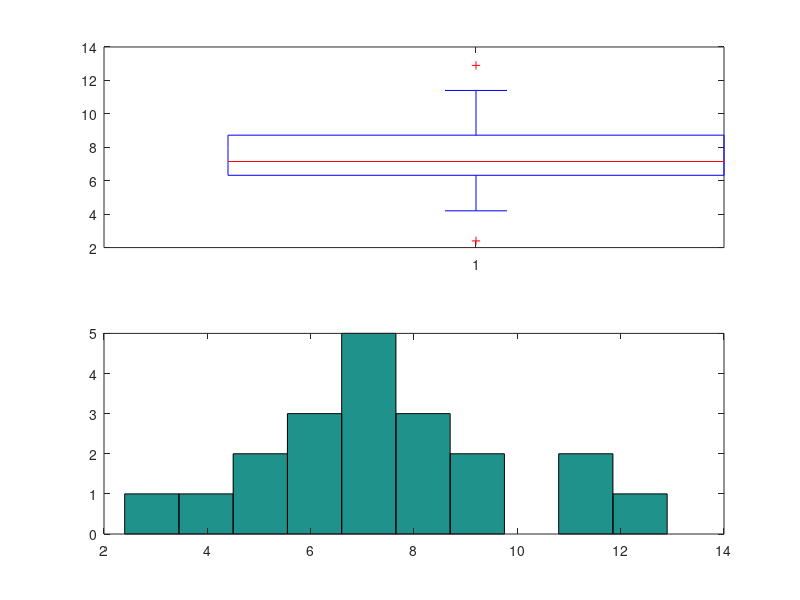

Recreate this plot in MATLAB.
T = [8.5, 7.6, 9.3, 5.5, 11.4, 6.9, 6.5, 12.9, 8.7, 4.8, 4.2, 8.1, 6.5, 5.8, 6.7, 2.4, 11.1, 7.1, 8.8, 7.2]
params = [mean(T), median(T), std(T)]
subplot(2, 1, 1)
boxplot(T)
subplot(2, 1, 2)
hist(T)